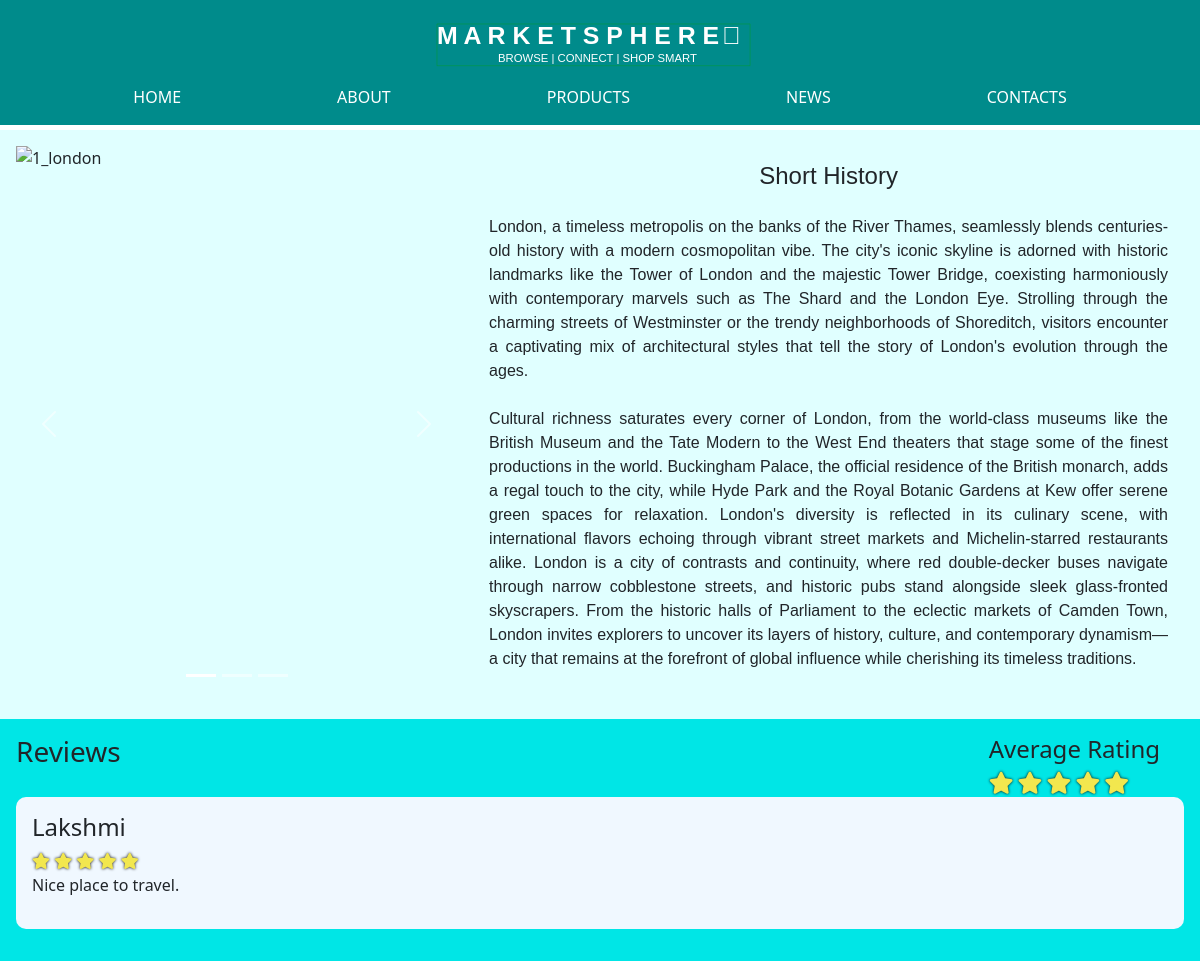
The page /includes/London.php on the database its author committed.
### tables this page shows
CREATE TABLE `Products` (
  `productId` int(11) NOT NULL,
  `productName` varchar(45) NOT NULL,
  `productCompany` varchar(45) NOT NULL,
  `productImgUrl` varchar(45) NOT NULL,
  `productPrice` decimal(7,2) NOT NULL,
  `productShortDesc` varchar(255) NOT NULL,
  `productHits` int(11) NOT NULL,
  `productRating` int(11) NOT NULL,
  `productRatingCount` int(11) NOT NULL,
  `productAvgRating` varchar(45) NOT NULL,
  `productReviewCount` int(11) NOT NULL
);

CREATE TABLE `Ratings` (
  `idRatings` int(11) NOT NULL,
  `userName` varchar(45) NOT NULL,
  `productID` int(11) NOT NULL,
  `companyName` varchar(45) NOT NULL,
  `rating` int(11) NOT NULL,
  `review` varchar(255) NOT NULL
);

### includes/London.php (the view, shortened to what this page needs)
<?php session_start(); include_once 'dbconnect.php';?>
<?php
    $result = $conn->query("SELECT * FROM Products where productId = 19");
    $prod = $result -> fetch_assoc();
    $hits = $prod["productHits"] + 1;
    $conn->query("UPDATE Products SET productHits = ".$hits." WHERE productId = 19");
?>
<!DOCTYPE html>
<html lang="en">
<head>
    <?php include 'head.php' ?>
</head>
<body class="londonPage">
    <?php $page='London'; include 'navbar.php' ?>
    <div class="topContainer">
        <div id="myCarousel" class="carousel slide" data-bs-ride="carousel">
            <div class="carousel-indicators">
            <button type="button" data-bs-target="#myCarousel" data-bs-slide-to="0" class="active"></button>
            <button type="button" data-bs-target="#myCarousel" data-bs-slide-to="1"></button>
            <button type="button" data-bs-target="#myCarousel" data-bs-slide-to="2"></button>
            </div>
            <div class="carousel-inner">
            <div class="carousel-item active">
                <img src="../img/1_london.jpeg" alt="1_london" class="d-block" style="width:100%">
            </div>
            </div>
            <button class="carousel-control-prev" type="button" data-bs-target="#myCarousel" data-bs-slide="prev">
            <span class="carousel-control-prev-icon"></span>
            </button>
            <button class="carousel-control-next" type="button" data-bs-target="#myCarousel" data-bs-slide="next">
            <span class="carousel-control-next-icon"></span>
            </button>
        </div>
        <div class="longDescContainer">
            <h4 class="Desctext">Short History</h4>
            <p class="longDesc">
            London, a timeless metropolis on the banks of the River Thames, seamlessly blends centuries-old history with a modern cosmopolitan vibe. The city's iconic skyline is adorned with historic landmarks like the Tower of London and the majestic Tower Bridge, coexisting harmoniously with contemporary marvels such as The Shard and the London Eye. Strolling through the charming streets of Westminster or the trendy neighborhoods of Shoreditch, visitors encounter a captivating mix of architectural styles that tell the story of London's evolution through the ages.
            <br>
            <br>
            Cultural richness saturates every corner of London, from the world-class museums like the British Museum and the Tate Modern to the West End theaters that stage some of the finest productions in the world. Buckingham Palace, the official residence of the British monarch, adds a regal touch to the city, while Hyde Park and the Royal Botanic Gardens at Kew offer serene green spaces for relaxation. London's diversity is reflected in its culinary scene, with international flavors echoing through vibrant street markets and Michelin-starred restaurants alike. London is a city of contrasts and continuity, where red double-decker buses navigate through narrow cobblestone streets, and historic pubs stand alongside sleek glass-fronted skyscrapers. From the historic halls of Parliament to the eclectic markets of Camden Town, London invites explorers to uncover its layers of history, culture, and contemporary dynamism—a city that remains at the forefront of global influence while cherishing its timeless traditions.
            </p>
        </div>
    </div>
    <div class="bottomContainer">
        <div class="containerHeader">
            <h3 class="reviewsText">Reviews</h4>
            <?php
                $sql = "SELECT * FROM Products WHERE productID = 19";
                $result = mysqli_query($conn, $sql);
                $rows = mysqli_num_rows($result);
                if($rows > 0)
                {
                    while($row = $result->fetch_assoc())
                    {
                        echo "<div class='reviewContainer'>\n";
                            echo"<h4 style='margin-right:1em'>Average Rating</h4>";
                            for($i = 1; $i<=5; $i++)
                            {
                                $roundedRating = ceil($row["productAvgRating"]);
                                echo "<i class='fa fa-star ";
                                if($i <= $roundedRating)
                                {
                                    echo "checked";
                                }
                                else
                                {
                                    echo "unchecked";
                                }
                                echo"'></i>\n";
                            }
                    echo "</div>\n";
                    }
                }
            ?>
        </div>
        <?php
            $sql = "SELECT * FROM Ratings WHERE productID = 19";
            $result = mysqli_query($conn, $sql);
            $rows = mysqli_num_rows($result);
            if($rows > 0)
            {
                while($row = $result->fetch_assoc())
                {
                    echo "<div class='topReviewContainer'>\n";
                        echo "<div class='ratingContainer'>\n";
                            echo "<h4 class='currentUser'>".$row['userName']."</h4>";
                            for($i=1; $i<=5; $i++)
                            {
                                echo "<i class='fa fa-star ";
                                if($i <= $row['rating'])
                                {
                                    echo "checked";
                                }
                                else
                                {
                                    echo "unchecked";
                                }
                                echo"'></i>\n";
                            }
                        echo "</div>\n";
                        echo "<div class='reviewContainer'>\n";
                            echo "<p class='reviewText'>".$row['review']."</p>";
                        echo "</div>\n";
                    echo "</div>\n";
                }
            }
        ?>
    </div>
</body>

### css/main.css (style rules this page uses)
body, .aboutPage, .contactsPage, .productsPage, .newsPage, .securePage, .trackPage { -webkit-background-size: cover; -moz-background-size: cover; -o-background-size: cover; background-size: cover; padding-top: 130px; }
.topContainer { background: lightcyan; padding: 1em; display: flex; }
.topContainer .longDescContainer { padding: 1em; text-align: justify; padding-left: 2em; width: 70%; }
.topContainer .longDescContainer .Desctext { text-align: center; margin-bottom: 1em; }
.topContainer .longDescContainer .Desctext, .topContainer .longDescContainer .longDesc { font-family: 'Noto Sans SC', sans-serif; }
.ratingContainer .checked, .reviewContainer .checked { color: #f2e74e; text-shadow: 0 0 3px #000; }
.topContainer #myCarousel { width: 500px; }
.bottomContainer { padding: 1em; background: #00e6e6; }
.topReviewContainer { padding: 1em; background: aliceblue; border-radius: 10px; margin-bottom: 1em }
.containerHeader { display: flex; justify-content: space-between; }
.reviewContainer { align-items: center; }
.reviewContainer .checked, .reviewContainer .unchecked { font-size: 22px; }

### rows shown on the page
ratings: userName "Lakshmi", rating 5 (drawn), review "Nice place to travel."
